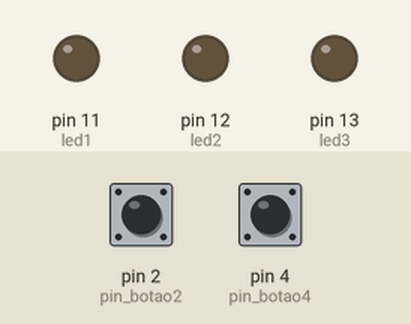
The sketch below on a simulated Arduino Uno, built with avr-gcc and run on an emulated ATmega328P. Shown: output pins drawn as LEDs (lit = HIGH). Inputs (shaded band) come from the test bench; at power-on: pin 2 (pin_botao2) LOW, pin 4 (pin_botao4) LOW.

Above: at 1.2 s.
1.3 s: pin 2 (pin_botao2) pulled HIGH for 0.15 s
At 1.37 s:
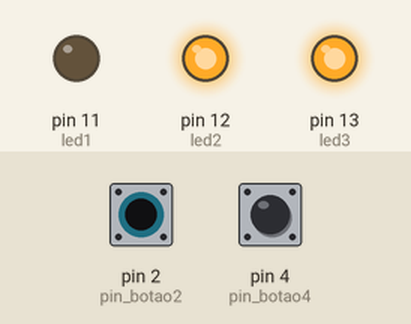
2.9 s: pin 2 (pin_botao2) pulled HIGH for 3.2 s
At 6.5 s:
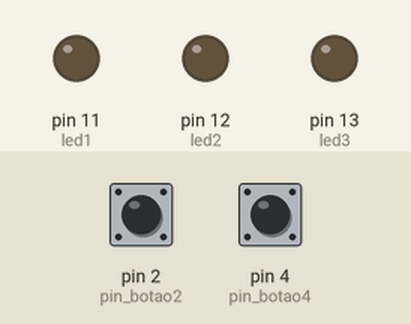
7.6 s: pin 4 (pin_botao4) pulled HIGH for 3.2 s
At 8.9 s:
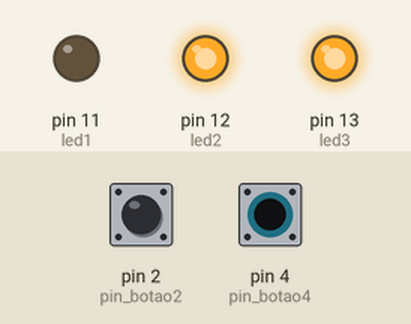
12.3 s: pin 2 (pin_botao2) driven HIGH and pin 4 (pin_botao4) driven HIGH
At 13.6 s:
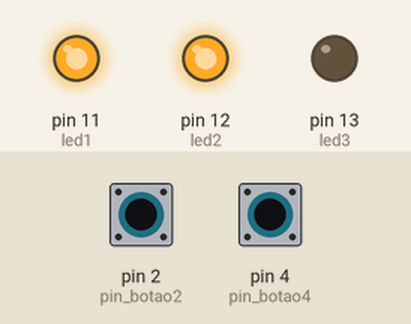
Timing chart, 0 to 14.8 s (numbered marks = the images above; inputs shaded):
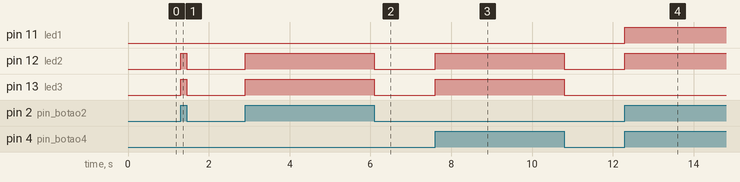

Measured:
- after the input at 1.3 s, pin 12 (led2), pin 13 (led3): LOW → HIGH at once, → LOW 0.15 s later
- after the input at 2.9 s, pin 12 (led2), pin 13 (led3): LOW → HIGH at once, → LOW 3.2 s later
- after the input at 7.6 s, pin 12 (led2), pin 13 (led3): LOW → HIGH at once, → LOW 3.2 s later
- after the input at 12.3 s, pin 11 (led1), pin 12 (led2): LOW → HIGH at once

The sketch:

Botao_LED.ino
```cpp
/* ************************************************************************
Colégio SATC
Curso Técnico em Informática
Disciplina: Sistemas Embarcados
Turma: 2137
Professor: Marcos Antonio Jeremias Coelho
Programa: Acionamento de LED por botão com Pull-Up interno
Autor: Luan Zuchinali Zanardo
************************************************************************ */
const int led3 = 13;				//
const int led2 = 12;
const int led1 = 11;
const int pin_botao2 = 2;			//
const int pin_botao4 = 4;

void setup() {
  pinMode(led1, OUTPUT);				//
  pinMode(led2, OUTPUT);
  pinMode(led3, OUTPUT);
  pinMode(pin_botao2, INPUT);		//
  pinMode(pin_botao4, INPUT);
}

void loop() {
  bool valor1 = digitalRead(pin_botao2);		//
  bool valor2 = digitalRead(pin_botao4);
  if ((valor1 == HIGH) && (valor2 == HIGH)) {				//
    digitalWrite(led1, HIGH); // Acende o led
  }
  else {					//
    digitalWrite(led1, LOW); 			// Apaga o led
 }
  if ((valor1 == HIGH) || (valor2 == HIGH)) {          //
    digitalWrite(led2, HIGH);              // Acende o led
  }
  else {
    digitalWrite(led2, LOW);       // Apaga o led
  }
  if ((!valor1 && valor2) || (valor1 && !valor2)) {          //
    digitalWrite(led3, HIGH);              // Acende o led
  }
   else {
    digitalWrite(led3, LOW);       // Apaga o led
  }
 }
```
